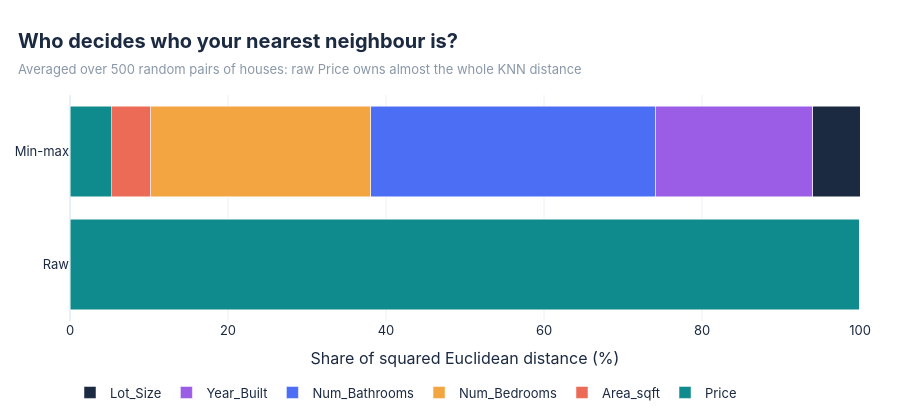

Notebook code cell kept with this figure:
### Code cell
shares = FeatureInsights(df[NUMERIC], df_norm).distance_share()
fig = viz.distance_share(shares)
fig.show()
(shares * 100).round(2).rename(columns=lambda c: f'{c} (%)')

### Figure 1 — Plotly figure (JSON) as saved in the notebook; plotly's stock layout.template omitted (floating-point values rounded to 4 significant figures)
{"data": [{"hovertemplate": "Price: %{x:.2f}% of squared distance<extra></extra>", "marker": {"color": "#0F8B8D"}, "name": "Price", "orientation": "h", "type": "bar", "x": [99.98, 5.248], "y": ["Raw", "Min-max"]}, {"hovertemplate": "Area_sqft: %{x:.2f}% of squared distance<extra></extra>", "marker": {"color": "#EC6B56"}, "name": "Area_sqft", "orientation": "h", "type": "bar", "x": [0.001116, 4.955], "y": ["Raw", "Min-max"]}, {"hovertemplate": "Num_Bedrooms: %{x:.2f}% of squared distance<extra></extra>", "marker": {"color": "#F2A541"}, "name": "Num_Bedrooms", "orientation": "h", "type": "bar", "x": [8.893e-09, 27.9], "y": ["Raw", "Min-max"]}, {"hovertemplate": "Num_Bathrooms: %{x:.2f}% of squared distance<extra></extra>", "marker": {"color": "#4C6EF5"}, "name": "Num_Bathrooms", "orientation": "h", "type": "bar", "x": [2.875e-09, 36.08], "y": ["Raw", "Min-max"]}, {"hovertemplate": "Year_Built: %{x:.2f}% of squared distance<extra></extra>", "marker": {"color": "#9B5DE5"}, "name": "Year_Built", "orientation": "h", "type": "bar", "x": [2.05e-06, 19.85], "y": ["Raw", "Min-max"]}, {"hovertemplate": "Lot_Size: %{x:.2f}% of squared distance<extra></extra>", "marker": {"color": "#1B2A41"}, "name": "Lot_Size", "orientation": "h", "type": "bar", "x": [0.01741, 5.979], "y": ["Raw", "Min-max"]}], "layout": {"barmode": "stack", "height": 420, "legend": {"orientation": "h", "y": -0.25}, "margin": {"b": 60, "l": 70, "r": 40, "t": 95}, "title": {"text": "<b>Who decides who your nearest neighbour is?</b><br><span style='font-size:13px;color:#8A97A8'>Averaged over 500 random pairs of houses: raw Price owns almost the whole KNN distance</span>"}, "xaxis": {"range": [0, 100], "title": {"text": "Share of squared Euclidean distance (%)"}}}}
